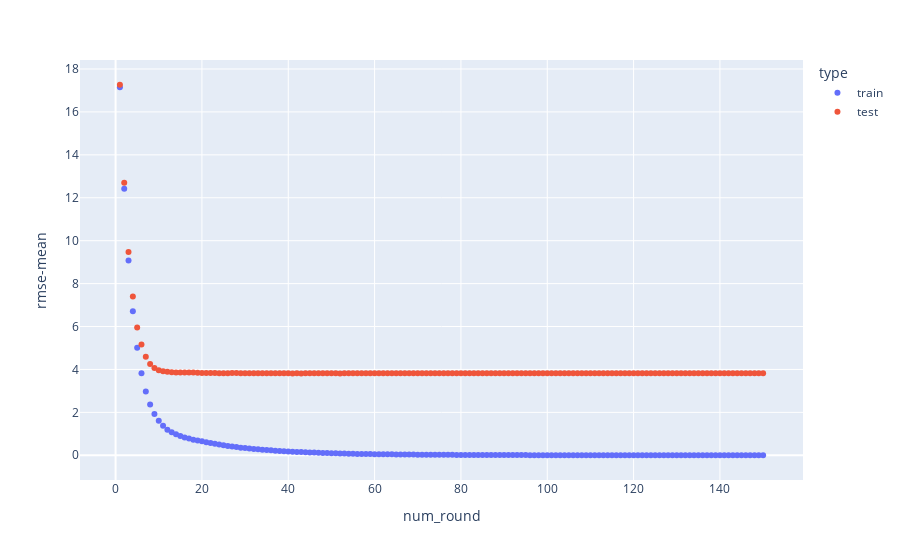

Notebook cell for this chart:
### Code cell
# 使用plotly绘制
px.scatter(data_frame=history_info, x='num_round',y='rmse-mean', color='type' )

### Figure 1 — Plotly figure (JSON) as saved in the notebook; plotly's stock layout.template omitted (floating-point values rounded to 4 significant figures; data arrays with more than 128 entries replaced by an {"elided": "..."} marker saying what was removed)
{"data": [{"hovertemplate": "type=train<br>num_round=%{x}<br>rmse-mean=%{y}<extra></extra>", "legendgroup": "train", "marker": {"color": "#636efa", "symbol": "circle"}, "mode": "markers", "name": "train", "showlegend": true, "type": "scatter", "x": {"elided": "150 int values"}, "xaxis": "x", "y": {"elided": "150 float values"}, "yaxis": "y"}, {"hovertemplate": "type=test<br>num_round=%{x}<br>rmse-mean=%{y}<extra></extra>", "legendgroup": "test", "marker": {"color": "#EF553B", "symbol": "circle"}, "mode": "markers", "name": "test", "showlegend": true, "type": "scatter", "x": {"elided": "150 int values"}, "xaxis": "x", "y": {"elided": "150 float values"}, "yaxis": "y"}], "layout": {"autosize": true, "legend": {"title": {"text": "type"}, "tracegroupgap": 0}, "margin": {"t": 60}, "xaxis": {"anchor": "y", "autorange": true, "domain": [0, 1], "range": [-8.052, 159.1], "title": {"text": "num_round"}, "type": "linear"}, "yaxis": {"anchor": "x", "autorange": true, "domain": [0, 1], "range": [-1.223, 18.49], "title": {"text": "rmse-mean"}, "type": "linear"}}}
